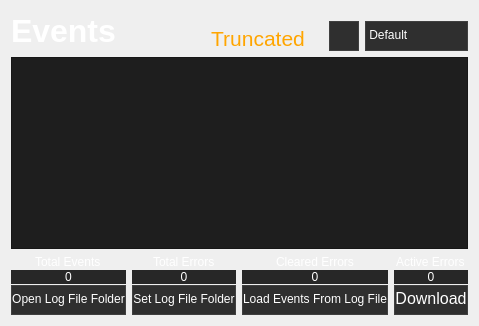
           <widget class="QWidget" name="Events_page">
            <layout class="QGridLayout" name="gridLayout_3">
             <item row="0" column="0" alignment="Qt::AlignLeft">
              <widget class="QLabel" name="Event_Header">
               <property name="sizePolicy">
                <sizepolicy hsizetype="Fixed" vsizetype="Fixed">
                 <horstretch>0</horstretch>
                 <verstretch>0</verstretch>
                </sizepolicy>
               </property>
               <property name="font">
                <font>
                 <family>Segoe UI</family>
                 <pointsize>24</pointsize>
                 <italic>false</italic>
                 <bold>true</bold>
                </font>
               </property>
               <property name="styleSheet">
                <string notr="true">color: rgb(255, 255, 255);
font: 700 24pt &quot;Segoe UI&quot;;</string>
               </property>
               <property name="text">
                <string>Events</string>
               </property>
              </widget>
             </item>
             <item row="0" column="4" alignment="Qt::AlignBottom">
              <widget class="QComboBox" name="FilterBox">
               <property name="sizePolicy">
                <sizepolicy hsizetype="Minimum" vsizetype="Fixed">
                 <horstretch>0</horstretch>
                 <verstretch>0</verstretch>
                </sizepolicy>
               </property>
               <property name="minimumSize">
                <size>
                 <width>100</width>
                 <height>30</height>
                </size>
               </property>
               <property name="maximumSize">
                <size>
                 <width>175</width>
                 <height>30</height>
                </size>
               </property>
               <property name="toolTip">
                <string>&lt;html&gt;&lt;head/&gt;&lt;body&gt;&lt;p&gt;&lt;span style=&quot; font-size:12pt; color:#ffffff;&quot;&gt;Filter the events output&lt;/span&gt;&lt;/p&gt;&lt;/body&gt;&lt;/html&gt;</string>
               </property>
               <property name="styleSheet">
                <string notr="true">QComboBox {
	padding-bottom: 3px;
	color: rgb(255, 255, 255);
	background-color: rgb(47, 47, 47);
	border: 1px solid;
	border-color: rgb(64, 64, 64);
	font: 12pt &quot;Segoe UI&quot;;
}

QComboBox::hover {
	background-color: rgb(117, 117, 117);
}

QComboBox::items {
	color: rgb(255, 255, 255);
}

QListView {
	color: rgb(255, 255, 255);
}

QToolTip{
    background-color: #000000;
    color: #FFFFFF;
    border: 1px solid black;
}

QComboBox::drop-down 
{
    border: 0px; 
}

QComboBox::down-arrow {
    image: url(:/resources/Images/white-down-arrow.png);
    width: 15px;
    height: 15px;
}</string>
               </property>
               <property name="editable">
                <bool>false</bool>
               </property>
               <property name="currentText">
                <string> Default</string>
               </property>
               <item>
                <property name="text">
                 <string> Default</string>
                </property>
               </item>
               <item>
                <property name="text">
                 <string> All Events</string>
                </property>
               </item>
               <item>
                <property name="text">
                 <string> All Errors</string>
                </property>
               </item>
               <item>
                <property name="text">
                 <string> Cleared Errors</string>
                </property>
               </item>
               <item>
                <property name="text">
                 <string> Active Errors</string>
                </property>
               </item>
              </widget>
             </item>
             <item row="3" column="0" rowspan="3" colspan="5">
              <widget class="QTextEdit" name="events_output">
               <property name="styleSheet">
                <string notr="true">QTextEdit{
	color: rgb(255, 255, 255);
	background-color: rgb(30, 30, 30);
	border-color: rgb(255, 255, 255);
}

QScrollBar:vertical {
	background-color: transparent;
    border: rgb(255, 255, 255);
    width: 10px;
}

QScrollBar::handle:vertical {
    background: rgb(255, 255, 255);
    min-height: 25px;
    border-radius: 5px;
}

QScrollBar::add-line:vertical {
    background: none;
}

QScrollBar::sub-line:vertical {
    background: none;
}

QScrollBar::add-page:vertical, QScrollBar::sub-page:vertical {
     background: none;
}</string>
               </property>
               <property name="readOnly">
                <bool>true</bool>
               </property>
              </widget>
             </item>
             <item row="0" column="3" alignment="Qt::AlignBottom">
              <widget class="QPushButton" name="searchButton">
               <property name="sizePolicy">
                <sizepolicy hsizetype="Fixed" vsizetype="Fixed">
                 <horstretch>0</horstretch>
                 <verstretch>0</verstretch>
                </sizepolicy>
               </property>
               <property name="minimumSize">
                <size>
                 <width>30</width>
                 <height>30</height>
                </size>
               </property>
               <property name="maximumSize">
                <size>
                 <width>30</width>
                 <height>30</height>
                </size>
               </property>
               <property name="toolTip">
                <string>&lt;html&gt;&lt;head/&gt;&lt;body&gt;&lt;p&gt;Filtered Search&lt;/p&gt;&lt;/body&gt;&lt;/html&gt;</string>
               </property>
               <property name="styleSheet">
                <string notr="true">QPushButton {
	padding-bottom: 3px;
	color: rgb(255, 255, 255);
	background-color: rgb(47, 47, 47);
	border: 1px solid;
	border-color: rgb(64, 64, 64);
	font: 12pt &quot;Segoe UI&quot;;
}

QPushButton::hover {
	background-color: rgb(117, 117, 117);
}

QPushButton::pressed {
	background-color: rgb(45, 45, 45);
}

QToolTip{
    background-color: #000000;
    color: #FFFFFF;
    border: 1px solid black;
}</string>
               </property>
               <property name="text">
                <string/>
               </property>
               <property name="icon">
                <iconset resource="resources.qrc">
                 <normaloff>:/resources/Images/search.png</normaloff>:/resources/Images/search.png</iconset>
               </property>
               <property name="iconSize">
                <size>
                 <width>30</width>
                 <height>30</height>
                </size>
               </property>
              </widget>
             </item>
             <item row="7" column="0" colspan="5">
              <layout class="QGridLayout" name="EventStatus">
               <property name="verticalSpacing">
                <number>1</number>
               </property>
               <item row="2" column="1">
                <widget class="QPushButton" name="setLogfileFolder">
                 <property name="minimumSize">
                  <size>
                   <width>0</width>
                   <height>30</height>
                  </size>
                 </property>
                 <property name="styleSheet">
                  <string notr="true">QPushButton {
	padding-bottom: 3px;
	color: rgb(255, 255, 255);
	background-color: rgb(47, 47, 47);
	border: 1px solid;
	border-color: rgb(64, 64, 64);
	font: 12pt &quot;Segoe UI&quot;;
}

QPushButton:disabled {
     color: #666666; 
}

QPushButton::hover {
	background-color: rgb(117, 117, 117);
}

QPushButton::pressed {
	background-color: rgb(45, 45, 45);
}</string>
                 </property>
                 <property name="text">
                  <string>Set Log File Folder</string>
                 </property>
                 <property name="autoRepeatDelay">
                  <number>300</number>
                 </property>
                </widget>
               </item>
               <item row="1" column="1">
                <widget class="QLabel" name="TotalErrorsOutput">
                 <property name="sizePolicy">
                  <sizepolicy hsizetype="Expanding" vsizetype="Expanding">
                   <horstretch>0</horstretch>
                   <verstretch>0</verstretch>
                  </sizepolicy>
                 </property>
                 <property name="maximumSize">
                  <size>
                   <width>16777215</width>
                   <height>50</height>
                  </size>
                 </property>
                 <property name="styleSheet">
                  <string notr="true">color: rgb(255, 255, 255);
background-color: rgb(39, 39, 39);
border: none;
font: 22pt &quot;Segoe UI&quot;;</string>
                 </property>
                 <property name="text">
                  <string>0</string>
                 </property>
                 <property name="alignment">
                  <set>Qt::AlignCenter</set>
                 </property>
                </widget>
               </item>
               <item row="0" column="1" alignment="Qt::AlignHCenter">
                <widget class="QLabel" name="TotalErrorsLabel_2">
                 <property name="maximumSize">
                  <size>
                   <width>16777215</width>
                   <height>25</height>
                  </size>
                 </property>
                 <property name="styleSheet">
                  <string notr="true">color: rgb(255, 255, 255);font: 16pt &quot;Segoe UI&quot;;</string>
                 </property>
                 <property name="text">
                  <string>Total Errors</string>
                 </property>
                </widget>
               </item>
               <item row="2" column="3">
                <widget class="QPushButton" name="download_button">
                 <property name="enabled">
                  <bool>true</bool>
                 </property>
                 <property name="minimumSize">
                  <size>
                   <width>0</width>
                   <height>30</height>
                  </size>
                 </property>
                 <property name="baseSize">
                  <size>
                   <width>0</width>
                   <height>0</height>
                  </size>
                 </property>
                 <property name="font">
                  <font>
                   <family>Segoe UI</family>
                   <pointsize>12</pointsize>
                   <italic>false</italic>
                   <bold>false</bold>
                   <kerning>true</kerning>
                  </font>
                 </property>
                 <property name="layoutDirection">
                  <enum>Qt::LeftToRight</enum>
                 </property>
                 <property name="styleSheet">
                  <string notr="true">QPushButton {
	padding-bottom: 3px;
	color: rgb(255, 255, 255);
	background-color: rgb(47, 47, 47);
	border: 1px solid;
	border-color: rgb(64, 64, 64);
	font: 12pt &quot;Segoe UI&quot;;
}

QPushButton::hover {
	background-color: rgb(117, 117, 117);
}

QPushButton::pressed {
	background-color: rgb(45, 45, 45);
}</string>
                 </property>
                 <property name="text">
                  <string>Download</string>
                 </property>
                 <property name="icon">
                  <iconset resource="resources.qrc">
                   <normaloff>:/resources/Images/downloadLogo.png</normaloff>:/resources/Images/downloadLogo.png</iconset>
                 </property>
                 <property name="iconSize">
                  <size>
                   <width>30</width>
                   <height>22</height>
                  </size>
                 </property>
                </widget>
               </item>
               <item row="0" column="2" alignment="Qt::AlignHCenter">
                <widget class="QLabel" name="ClearedErrorsLabel">
                 <property name="maximumSize">
                  <size>
                   <width>16777215</width>
                   <height>25</height>
                  </size>
                 </property>
                 <property name="styleSheet">
                  <string notr="true">color: rgb(255, 255, 255);font: 16pt &quot;Segoe UI&quot;;</string>
                 </property>
                 <property name="text">
                  <string>Cleared Errors</string>
                 </property>
                </widget>
               </item>
               <item row="0" column="3" alignment="Qt::AlignHCenter">
                <widget class="QLabel" name="ActiveErrorsLabel">
                 <property name="maximumSize">
                  <size>
                   <width>16777215</width>
                   <height>25</height>
                  </size>
                 </property>
                 <property name="styleSheet">
                  <string notr="true">color: rgb(255, 255, 255);font: 16pt &quot;Segoe UI&quot;;</string>
                 </property>
                 <property name="text">
                  <string>Active Errors</string>
                 </property>
                </widget>
               </item>
               <item row="2" column="0">
                <widget class="QPushButton" name="openLogfileFolder">
                 <property name="minimumSize">
                  <size>
                   <width>0</width>
                   <height>30</height>
                  </size>
                 </property>
                 <property name="styleSheet">
                  <string notr="true">QPushButton {
	padding-bottom: 3px;
	color: rgb(255, 255, 255);
	background-color: rgb(47, 47, 47);
	border: 1px solid;
	border-color: rgb(64, 64, 64);
	font: 12pt &quot;Segoe UI&quot;;
}

QPushButton::hover {
	background-color: rgb(117, 117, 117);
}

QPushButton::pressed {
	background-color: rgb(45, 45, 45);
}</string>
                 </property>
                 <property name="text">
                  <string>Open Log File Folder</string>
                 </property>
                </widget>
               </item>
               <item row="1" column="0">
                <widget class="QLabel" name="TotalEventsOutput">
                 <property name="sizePolicy">
                  <sizepolicy hsizetype="Expanding" vsizetype="Expanding">
                   <horstretch>0</horstretch>
                   <verstretch>0</verstretch>
                  </sizepolicy>
                 </property>
                 <property name="maximumSize">
                  <size>
                   <width>16777215</width>
                   <height>50</height>
                  </size>
                 </property>
                 <property name="styleSheet">
                  <string notr="true">color: rgb(255, 255, 255);
background-color: rgb(39, 39, 39);
border: none;
font: 22pt &quot;Segoe UI&quot;;</string>
                 </property>
                 <property name="text">
                  <string>0</string>
                 </property>
                 <property name="alignment">
                  <set>Qt::AlignCenter</set>
                 </property>
                </widget>
               </item>
               <item row="2" column="2">
                <widget class="QPushButton" name="load_events_from_logfile">
                 <property name="minimumSize">
                  <size>
                   <width>0</width>
                   <height>30</height>
                  </size>
                 </property>
                 <property name="toolTip">
                  <string>&lt;html&gt;&lt;head/&gt;&lt;body&gt;&lt;p&gt;&lt;span style=&quot; color:#ffffff;&quot;&gt;Only available when disconnected from controller&lt;/span&gt;&lt;/p&gt;&lt;/body&gt;&lt;/html&gt;</string>
                 </property>
                 <property name="styleSheet">
                  <string notr="true">QPushButton {
	padding-bottom: 3px;
	color: rgb(255, 255, 255);
	background-color: rgb(47, 47, 47);
	border: 1px solid;
	border-color: rgb(64, 64, 64);
	font: 12pt &quot;Segoe UI&quot;;
}

QPushButton:disabled {
     color: #666666; 
}

QPushButton::hover {
	background-color: rgb(117, 117, 117);
}

QPushButton::pressed {
	background-color: rgb(45, 45, 45);
}

QToolTip{
    background-color: #000000;
    color: #FFFFFF;
    border: 1px solid black;
}</string>
                 </property>
                 <property name="text">
                  <string>Load Events From Log File</string>
                 </property>
                </widget>
               </item>
               <item row="0" column="0" alignment="Qt::AlignHCenter">
                <widget class="QLabel" name="TotalEventsLabel">
                 <property name="maximumSize">
                  <size>
                   <width>16777215</width>
                   <height>25</height>
                  </size>
                 </property>
                 <property name="styleSheet">
                  <string notr="true">color: rgb(255, 255, 255);
font: 16pt &quot;Segoe UI&quot;;</string>
                 </property>
                 <property name="text">
                  <string>Total Events</string>
                 </property>
                 <property name="scaledContents">
                  <bool>false</bool>
                 </property>
                </widget>
               </item>
               <item row="1" column="2">
                <widget class="QLabel" name="ClearedErrorsOutput">
                 <property name="sizePolicy">
                  <sizepolicy hsizetype="Expanding" vsizetype="Expanding">
                   <horstretch>0</horstretch>
                   <verstretch>0</verstretch>
                  </sizepolicy>
                 </property>
                 <property name="maximumSize">
                  <size>
                   <width>16777215</width>
                   <height>50</height>
                  </size>
                 </property>
                 <property name="styleSheet">
                  <string notr="true">color: rgb(255, 255, 255);
background-color: rgb(39, 39, 39);
border: none;
font: 22pt &quot;Segoe UI&quot;;</string>
                 </property>
                 <property name="text">
                  <string>0</string>
                 </property>
                 <property name="alignment">
                  <set>Qt::AlignCenter</set>
                 </property>
                </widget>
               </item>
               <item row="1" column="3">
                <widget class="QLabel" name="ActiveErrorsOutput">
                 <property name="sizePolicy">
                  <sizepolicy hsizetype="Expanding" vsizetype="Expanding">
                   <horstretch>0</horstretch>
                   <verstretch>0</verstretch>
                  </sizepolicy>
                 </property>
                 <property name="maximumSize">
                  <size>
                   <width>16777215</width>
                   <height>50</height>
                  </size>
                 </property>
                 <property name="styleSheet">
                  <string notr="true">color: rgb(255, 255, 255);
background-color: rgb(39, 39, 39);
border: none;
font: 22pt &quot;Segoe UI&quot;;</string>
                 </property>
                 <property name="text">
                  <string>0</string>
                 </property>
                 <property name="alignment">
                  <set>Qt::AlignCenter</set>
                 </property>
                </widget>
               </item>
              </layout>
             </item>
             <item row="0" column="2">
              <widget class="QLabel" name="truncated_label">
               <property name="sizePolicy">
                <sizepolicy hsizetype="Preferred" vsizetype="Maximum">
                 <horstretch>0</horstretch>
                 <verstretch>0</verstretch>
                </sizepolicy>
               </property>
               <property name="minimumSize">
                <size>
                 <width>130</width>
                 <height>40</height>
                </size>
               </property>
               <property name="maximumSize">
                <size>
                 <width>130</width>
                 <height>40</height>
                </size>
               </property>
               <property name="toolTip">
                <string>&lt;html&gt;&lt;head/&gt;&lt;body&gt;&lt;p&gt;Not all events are being displayed. This  improves performance.&lt;/p&gt;&lt;/body&gt;&lt;/html&gt;</string>
               </property>
               <property name="styleSheet">
                <string notr="true">color: orange;
	font: 16pt Segoe UI;</string>
               </property>
               <property name="inputMethodHints">
                <set>Qt::ImhNone</set>
               </property>
               <property name="text">
                <string>Truncated</string>
               </property>
               <property name="alignment">
                <set>Qt::AlignBottom|Qt::AlignHCenter</set>
               </property>
              </widget>
             </item>
            </layout>
           </widget>
